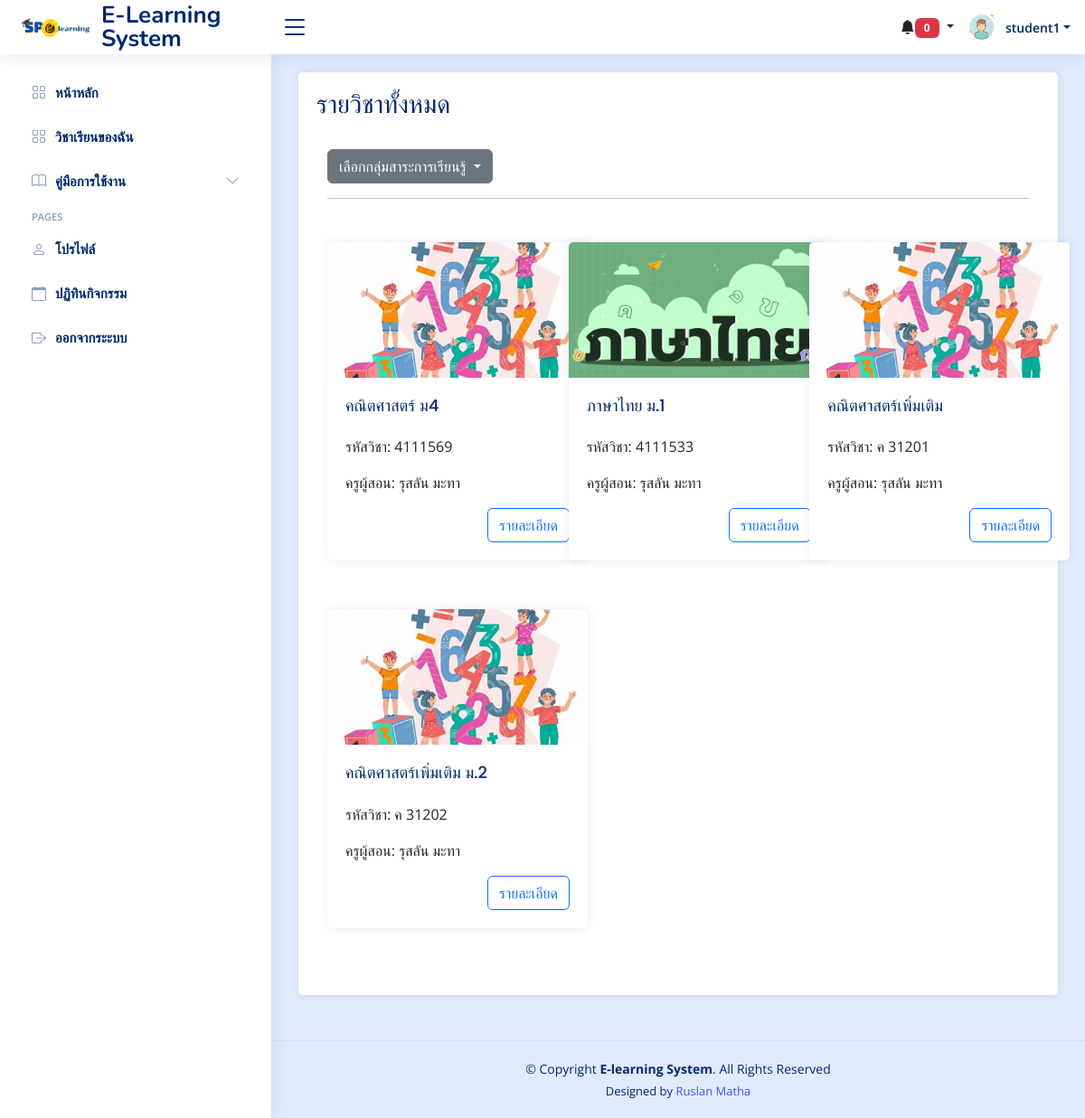
The app's page /student/lib_course.php (signed in) with its own data.
### tables this page shows
CREATE TABLE `students` (
  `s_id` int(11) NOT NULL,
  `username` varchar(255) NOT NULL,
  `password` varchar(255) NOT NULL,
  `first_name` varchar(255) NOT NULL,
  `last_name` varchar(255) NOT NULL,
  `class` varchar(50) NOT NULL,
  `image_id` int(11) NOT NULL
);

CREATE TABLE `courses` (
  `c_id` int(11) NOT NULL,
  `course_name` varchar(255) NOT NULL,
  `description` text NOT NULL,
  `teacher_id` int(11) NOT NULL DEFAULT 1,
  `created_at` datetime NOT NULL,
  `updated_at` datetime NOT NULL,
  `c_img` varchar(255) NOT NULL,
  `course_code` varchar(255) NOT NULL,
  `group_id` int(11) DEFAULT NULL,
  `is_open` tinyint(1) DEFAULT 1,
  `access_code` varchar(255) DEFAULT NULL
);

CREATE TABLE `teachers` (
  `t_id` int(11) NOT NULL,
  `username` varchar(255) NOT NULL,
  `password` varchar(255) NOT NULL,
  `first_name` varchar(255) NOT NULL,
  `last_name` varchar(255) NOT NULL,
  `email` varchar(255) NOT NULL,
  `group_id` int(11) DEFAULT NULL,
  `image_id` int(11) DEFAULT NULL
);

### student/lib_course.php (the view, shortened to what this page needs)
<?php
include('../connections/connection.php');
try {
    $user_id = $_SESSION['user_id'];
    $stmt = $db->prepare("SELECT * FROM students WHERE s_id = :user_id");
    $stmt->bindParam(':user_id', $user_id);
    $stmt->execute();
    $student = $stmt->fetch(PDO::FETCH_ASSOC);
} catch (PDOException $e) {
    echo "เกิดข้อผิดพลาด: " . $e->getMessage();
}
try {
    $stmt = $db->prepare("SELECT * FROM courses");
    $stmt->execute();
    $courses = $stmt->fetchAll(PDO::FETCH_ASSOC);
} catch (PDOException $e) {
    echo "เกิดข้อผิดพลาดในการดึงคอร์ส: " . $e->getMessage();
}
?>
<?php include('head.php'); ?>
<body>
    <?php include('header.php'); ?>
    <?php include('sidebar.php'); ?>
    <main id="main" class="main">
    <div class="card">
      <div class="card-body">
        <div class="card-title">
          <h3>รายวิชาทั้งหมด</h3>
        </div>
        <div class="container">
        <div class="row">
  <div class="dropdown">
    <button class="btn btn-secondary dropdown-toggle" type="button" id="dropdownMenuButton" data-bs-toggle="dropdown" aria-expanded="false">
      เลือกกลุ่มสาระการเรียนรู้
    </button>
  </div>
</div>
          <hr color="blue" size="2" width="100%">
          <div class="row mt-5">
          <?php foreach ($courses as $course): ?>
            <?php if ($course['is_open'] == 1): ?>
                <div class="col-md-4 mb-4">
                <div class="card" style="width: 18rem;">
                    <img src="<?php echo $course['c_img']; ?>" class="card-img-top" alt="Course Image" style="height: 150px; object-fit: cover;">
                    <div class="card-body">
                    <h5 class="card-title"><?php echo $course['course_name']; ?></h5>
                    <p class="card-text">รหัสวิชา: <?php echo $course['course_code']; ?></p>
                    <?php
                    $teacher_id = $course['teacher_id'];
                    $teacher_stmt = $db->prepare("SELECT * FROM teachers WHERE t_id = :teacher_id");
                    $teacher_stmt->bindParam(':teacher_id', $teacher_id);
                    $teacher_stmt->execute();
                    $teacher = $teacher_stmt->fetch(PDO::FETCH_ASSOC);
                    ?>
                    <p class="card-text">ครูผู้สอน: <?php echo $teacher['first_name']; ?> <?php echo $teacher['last_name']; ?></p>
                    <a href="course_details.php?course_id=<?php echo $course['c_id']; ?>" class="btn btn-outline-primary" style="float: right;">รายละเอียด</a>
                    </div>
                </div>
                </div>
            <?php endif; ?>
            <?php endforeach; ?>
          </div>
        </div>
      </div>
    </div>
  </main>
<?php include('footer.php');?>
</body>
</html>

### student/header.php (shortened to what this page needs)
<header id="header" class="header fixed-top d-flex align-items-center">
<div class="d-flex align-items-center justify-content-between">
  <a href="index.html" class="logo d-flex align-items-center">
    <img src="img/logo.png" alt="">
    <span class="d-none d-lg-block">E-Learning System</span>
  </a>
  <i class="bi bi-list toggle-sidebar-btn"></i>
</div>
<nav class="header-nav ms-auto">
  <ul class="d-flex align-items-center">
<div class="dropdown d-none d-md-block">
  <button class="btn dropdown-toggle" type="button" id="notificationDropdown" data-bs-toggle="dropdown" aria-expanded="false">
    <i class="bi bi-bell-fill"></i><span class="badge bg-danger" id="notificationCount">0</span>
  </button>
</div>
    <li class="nav-item dropdown pe-3">
      <a class="nav-link nav-profile d-flex align-items-center pe-0" href="#" data-bs-toggle="dropdown">
                  <?php if (!empty($student['image_id'])): ?>
                      <?php
                      $imageQuery = "SELECT filename FROM student_images WHERE image_id = :image_id";
                      $imageStmt = $db->prepare($imageQuery);
                      $imageStmt->bindParam(':image_id', $student['image_id']);
                      $imageStmt->execute();
                      $image = $imageStmt->fetch(PDO::FETCH_ASSOC);
                      if (!empty($image['filename'])):
                          $imagePath = 'images/' . $image['filename'];
                      else:
                          $imagePath = 'images/Defaul.png';
                      endif;
                      ?>
                      <img src="<?php echo $imagePath; ?>" alt="Profile" class="rounded-circle">
                  <?php else: ?>
                      <img src="images/Defaul.png" alt="Default Profile" class="rounded-circle">
                  <?php endif; ?>
        <span class="d-none d-md-block dropdown-toggle ps-2"><?php echo $student['first_name'];?></span>
      </a>
    </li>
  </ul>
</nav>
</header>

### student/css/style.css (style rules this page uses)
:root { scroll-behavior: smooth; }
a { color: #4154f1; text-decoration: none; }
h1, h2, h3, h4, h5, h6 { font-family: "Nunito", sans-serif; }
#main { margin-top: 60px; padding: 20px 30px; transition: all 0.3s; }
.logo { line-height: 1; }
@media (min-width: 1200px) { .logo { width: 280px; } }
.logo img { max-height: 26px; margin-right: 6px; }
.logo span { font-size: 26px; font-weight: 700; color: #012970; font-family: "Nunito", sans-serif; }
.header { transition: all 0.5s; z-index: 997; height: 60px; box-shadow: 0px 2px 20px rgba(1, 41, 112, 0.1); background-color: #fff; padding-left: 20px; }
.header .toggle-sidebar-btn { font-size: 32px; padding-left: 10px; cursor: pointer; color: #012970; }
@media (min-width: 1200px) { #main, #footer { margin-left: 300px; } }

### student/head.php (style rules this page uses)
body { font-family: "Open Sans", sans-serif; background-color: #e1eafc; }
.badge { font-weight: bold; text-transform: uppercase; padding: 5px 10px; min-width: 19px; }
.header-nav ul { list-style: none; }
.header-nav>ul { margin: 0; padding: 0; }
.header-nav .nav-profile { color: #012970; }
.header-nav .nav-profile img { max-height: 36px; }
.header-nav .nav-profile span { font-size: 14px; font-weight: 600; }
.card { margin-bottom: 30px; border: none; border-radius: 5px; box-shadow: 0px 0px 10px rgba(1, 41, 112, 0.1); background-color: #fff; }
.card-title { padding: 20px 0 15px 0; font-size: 18px; font-weight: 500; color: #012970; font-family: "Poppins", sans-serif; }
.card-body { padding: 0 20px 20px 20px; }

### records on screen
students: first_name "student1"
courses: c_img (picture), course_name "คณิตศาสตร์ ม4", course_code "4111569", teacher.first_name "รุสลัน", teacher.last_name "มะทา"
courses: c_img (picture), course_name "ภาษาไทย ม.1", course_code "4111533", teacher.first_name "รุสลัน", teacher.last_name "มะทา"
courses: c_img (picture), course_name "คณิตศาสตร์เพิ่มเติม", course_code "ค 31201", teacher.first_name "รุสลัน", teacher.last_name "มะทา"
courses: c_img (picture), course_name "คณิตศาสตร์เพิ่มเติม ม.2", course_code "ค 31202", teacher.first_name "รุสลัน", teacher.last_name "มะทา"
